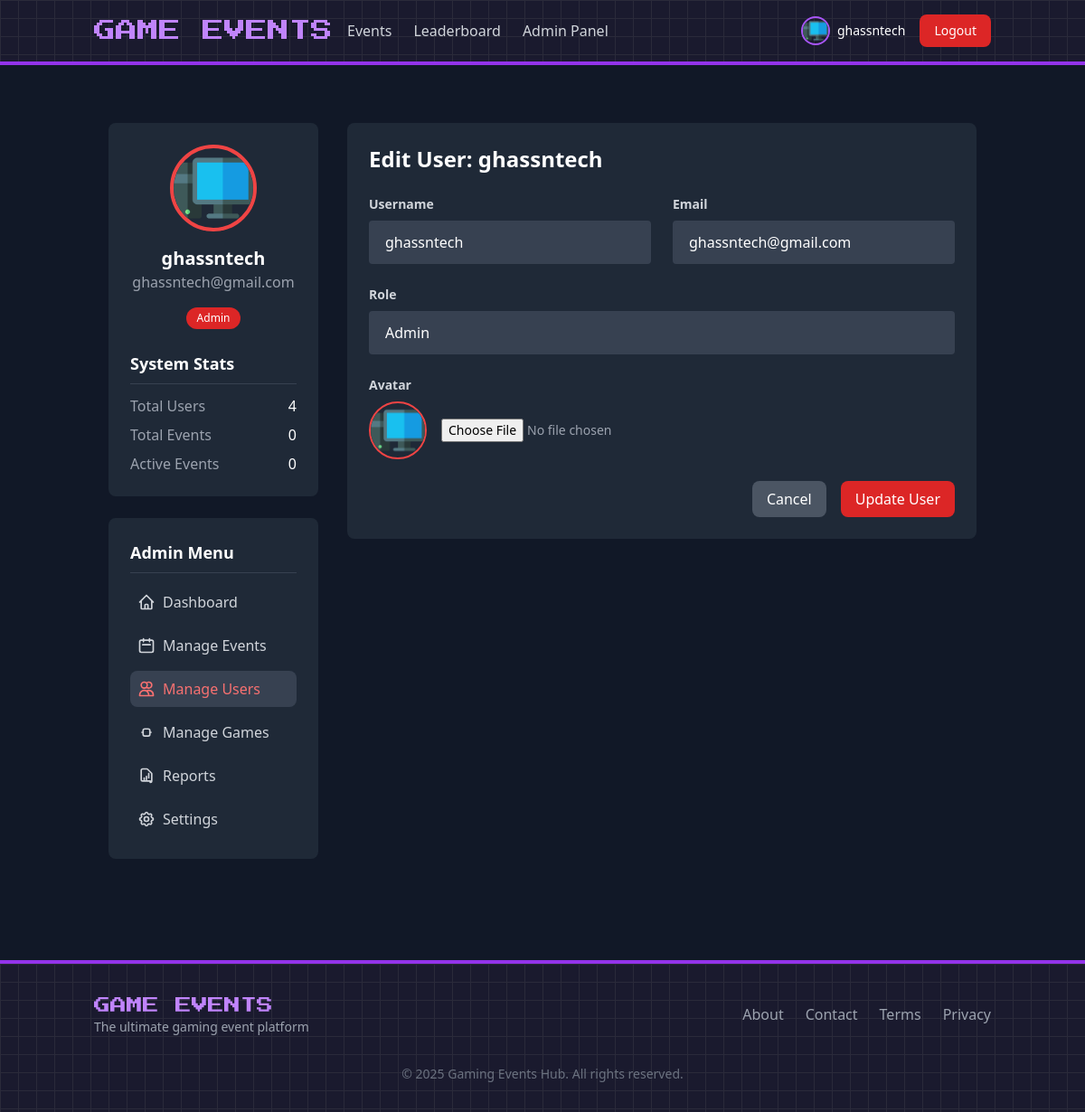
The page /views/admin/users.php?id=5 (signed in) on the database its author committed.
### tables this page shows
CREATE TABLE `users` (
  `id` int(11) NOT NULL,
  `username` varchar(50) NOT NULL,
  `email` varchar(100) NOT NULL,
  `password` varchar(255) NOT NULL,
  `role` enum('admin','player','visitor') DEFAULT 'visitor',
  `avatar` varchar(255) DEFAULT 'default.png',
  `created_at` timestamp NOT NULL DEFAULT current_timestamp(),
  `updated_at` timestamp NOT NULL DEFAULT current_timestamp() ON UPDATE current_timestamp()
);

### models/User.php (called while the page is built, shortened)
<?php
require_once __DIR__ . '/../config/database.php';
class User
{
    private $db;
    public function __construct()
    {
        global $pdo;
        $this->db = $pdo;
    }
    public function getAllUsers()
    {
        $query = 'SELECT id, username, email, role, avatar, created_at FROM users';
        $stmt = $this->db->prepare($query);
        $stmt->execute();
        return $stmt->fetchAll(PDO::FETCH_ASSOC);
    }
    public function getUserById($id)
    {
        $query = 'SELECT * FROM users WHERE id = :id';
        $stmt = $this->db->prepare($query);
        $stmt->bindParam(':id', $id);
        $stmt->execute();
        return $stmt->fetch(PDO::FETCH_ASSOC);
    }
}

### models/Event.php (called while the page is built, shortened)
<?php
require_once __DIR__ . '/../config/database.php';
class Event
{
    private $db;
    public function __construct()
    {
        global $pdo;
        $this->db = $pdo;
    }
    public function getAllEvents($status = null)
    {
        if ($status !== null) {
            $stmt = $this->db->prepare("
                SELECT e.*, g.name AS game_name
                FROM events e
                INNER JOIN games g ON e.game_id = g.id
                WHERE e.status = ?
                ORDER BY e.start_date DESC
            ");
            $stmt->execute([$status]);
            return $stmt->fetchAll();
        } else {
            $stmt = $this->db->query("
                SELECT e.*, g.name AS game_name
                FROM events e
                INNER JOIN games g ON e.game_id = g.id
                ORDER BY e.start_date DESC
            ");
            return $stmt->fetchAll();
        }
    }
}

### views/admin/users.php (the view, shortened to what this page needs)
<?php
$user = new User();
$editUser = null;
if (isset($_GET['id'])) {
    $editUser = $user->getUserById($_GET['id']);
}
?>
<?php include '../../includes/header.php'; ?>
<div class="container mx-auto px-4 py-8">
    <div class="flex flex-col md:flex-row gap-8">
        <?php include 'sidebar.php'; ?>
        <div class="w-full md:w-3/4">
            <?php if (isset($_GET['id'])): ?>
                <div class="bg-gray-800 rounded-lg p-6 mb-6">
                    <h2 class="text-2xl font-bold mb-6">Edit User: <?php echo htmlspecialchars($editUser['username']); ?>
                    </h2>
                    <form action="../../controllers/UserController.php?action=update" method="POST"
                        enctype="multipart/form-data">
                        <div class="grid grid-cols-1 md:grid-cols-2 gap-6 mb-6">
                            <div>
                                <label class="block text-gray-300 text-sm font-bold mb-2" for="username">
                                    Username
                                </label>
                                <input
                                    class="bg-gray-700 appearance-none border-2 border-gray-700 rounded w-full py-3 px-4 text-white leading-tight focus:outline-none focus:border-red-500"
                                    id="username" name="username" type="text" placeholder="Username"
                                    value="<?php echo htmlspecialchars($editUser['username']); ?>" required>
                            </div>
                            <div>
                                <label class="block text-gray-300 text-sm font-bold mb-2" for="email">
                                    Email
                                </label>
                                <input
                                    class="bg-gray-700 appearance-none border-2 border-gray-700 rounded w-full py-3 px-4 text-white leading-tight focus:outline-none focus:border-red-500"
                                    id="email" name="email" type="email" placeholder="Email"
                                    value="<?php echo htmlspecialchars($editUser['email']); ?>" required>
                            </div>
                        </div>
                        <div class="mb-6">
                            <label class="block text-gray-300 text-sm font-bold mb-2" for="role">
                                Role
                            </label>
                            <select
                                class="bg-gray-700 appearance-none border-2 border-gray-700 rounded w-full py-3 px-4 text-white leading-tight focus:outline-none focus:border-red-500"
                                id="role" name="role" required>
                                <option value="admin" <?php echo $editUser['role'] === 'admin' ? 'selected' : ''; ?>>Admin
                                </option>
                            </select>
                        </div>
                        <div class="mb-6">
                            <label class="block text-gray-300 text-sm font-bold mb-2" for="avatar">
                                Avatar
                            </label>
                            <div class="flex items-center space-x-4">
                                <img src="../../assets/images/avatars/<?php echo htmlspecialchars($editUser['avatar']); ?>"
                                    alt="Avatar" class="w-16 h-16 rounded-full border-2 border-red-500">
                                <input type="file" id="avatar" name="avatar" class="text-gray-400 text-sm">
                            </div>
                        </div>
                        <div class="flex justify-end space-x-4">
                            <a href="users.php"
                                class="bg-gray-600 hover:bg-gray-700 text-white px-4 py-2 rounded-lg transition">Cancel</a>
                            <button type="submit"
                                class="bg-red-600 hover:bg-red-700 text-white px-4 py-2 rounded-lg transition">Update
                                User</button>
                        </div>
                    </form>
                </div>
            <?php endif; ?>
        </div>
    </div>
</div>
<?php include '../../includes/footer.php'; ?>

### includes/header.php (shortened to what this page needs)
<?php
require_once __DIR__ . '/../config/database.php';
require_once __DIR__ . '/../models/User.php';
require_once __DIR__ . '/../models/Event.php';
$user = new User();
$isLoggedIn = isset($_SESSION['user_id']);
$currentUser = null;
if ($isLoggedIn) {
    $currentUser = $user->getUserById($_SESSION['user_id']);
}
?>
<!DOCTYPE html>
<html lang="en">
<head>
    <script src="https://cdn.tailwindcss.com"></script>
</head>
<body class="bg-gray-900 text-white min-h-screen">
    <header class="bg-pixel border-b-4 border-purple-600">
        <div class="container mx-auto px-4 py-4">
            <div class="flex justify-between items-center">
                <div class="flex items-center space-x-4">
                    <a href="<?php echo BASE_URL; ?>" class="font-gaming text-2xl text-purple-400 hover:text-purple-300 transition">GAME EVENTS</a>
                    <nav class="hidden md:flex space-x-6">
                        <a href="<?php echo BASE_URL; ?>views/events.php" class="text-gray-300 hover:text-white transition">Events</a>
                        <a href="<?php echo BASE_URL; ?>views/leaderboard.php" class="text-gray-300 hover:text-white transition">Leaderboard</a>
                        <?php if ($isLoggedIn && $currentUser && $currentUser['role'] === 'admin'): ?>
                            <a href="<?php echo BASE_URL; ?>views/admin/dashboard.php" class="text-gray-300 hover:text-white transition">Admin Panel</a>
                        <?php endif; ?>
                    </nav>
                </div>
                <div class="flex items-center space-x-4">
                    <?php if ($isLoggedIn && $currentUser): ?>
                        <div class="flex items-center space-x-2">
                            <img src="<?php echo BASE_URL . 'assets/images/avatars/' . htmlspecialchars($currentUser['avatar'] ?? 'default.png'); ?>"
                                 alt="Avatar" class="w-8 h-8 rounded-full border-2 border-purple-500">
                            <span class="text-sm"><?php echo htmlspecialchars($currentUser['username']); ?></span>
                        </div>
                        <a href="<?php echo BASE_URL; ?>views/auth/logout.php" class="bg-red-600 hover:bg-red-700 px-4 py-2 rounded-lg text-sm font-medium transition">Logout</a>
                    <?php endif; ?>
                </div>
            </div>
        </div>
    </header>
    <main class="container mx-auto px-4 py-8">

### views/admin/sidebar.php (shortened to what this page needs)
<?php
require_once __DIR__ . '/../../bootstrap.php';
require_once __DIR__ . '/../../models/User.php';
require_once __DIR__ . '/../../models/Event.php';
$currentPage = basename($_SERVER['PHP_SELF']);
$user = new User();
$event = new Event();
$userCount = count($user->getAllUsers());
$eventCount = count($event->getAllEvents());
$activeEventCount = count(array_filter($event->getAllEvents(), function ($e) {
    return $e['status'] === 'upcoming' || $e['status'] === 'ongoing';
}));
?>
<div class="w-full md:w-1/4">
    <div class="bg-gray-800 rounded-lg p-6 mb-6">
        <div class="flex flex-col items-center">
            <img src="<?php echo htmlspecialchars(BASE_URL . 'assets/images/avatars/' . ($currentUser['avatar'] ?? 'default.png')); ?>"
                alt="Admin Avatar" class="w-24 h-24 rounded-full border-4 border-red-500 mb-4">
            <h3 class="text-xl font-bold"><?php echo htmlspecialchars($currentUser['username']); ?></h3>
            <p class="text-gray-400 mb-4"><?php echo htmlspecialchars($currentUser['email']); ?></p>
            <span class="bg-red-600 text-white px-3 py-1 rounded-full text-xs">Admin</span>
        </div>
        <div class="mt-6">
            <h4 class="text-lg font-semibold mb-3 border-b border-gray-700 pb-2">System Stats</h4>
            <div class="space-y-2">
                <div class="flex justify-between">
                    <span class="text-gray-400">Total Users</span>
                    <span class="font-medium"><?php echo $userCount; ?></span>
                </div>
                <div class="flex justify-between">
                    <span class="text-gray-400">Total Events</span>
                    <span class="font-medium"><?php echo $eventCount; ?></span>
                </div>
                <div class="flex justify-between">
                    <span class="text-gray-400">Active Events</span>
                    <span class="font-medium"><?php echo $activeEventCount ?? ""; ?></span>
                </div>
            </div>
        </div>
    </div>
    <div class="bg-gray-800 rounded-lg p-6">
        <h4 class="text-lg font-semibold mb-3 border-b border-gray-700 pb-2">Admin Menu</h4>
        <ul class="space-y-2">
            <li>
                <a href="<?php echo BASE_URL; ?>views/admin/dashboard.php"
                    class="<?php echo $currentPage === 'dashboard.php' ? 'text-red-400' : 'text-gray-300'; ?> hover:text-white transition flex items-center space-x-2 p-2 rounded-lg <?php echo $currentPage === 'dashboard.php' ? 'bg-gray-700' : ''; ?>">
                    <svg class="w-5 h-5" fill="none" stroke="currentColor" viewBox="0 0 24 24">
                        <path stroke-linecap="round" stroke-linejoin="round" stroke-width="2"
                            d="M3 12l2-2m0 0l7-7 7 7M5 10v10a1 1 0 001 1h3m10-11l2 2m-2-2v10a1 1 0 01-1 1h-3m-6 0a1 1 0 001-1v-4a1 1 0 011-1h2a1 1 0 011 1v4a1 1 0 001 1m-6 0h6" />
                    </svg>
                    <span>Dashboard</span>
                </a>
            </li>
            <li>
                <a href="<?php echo BASE_URL; ?>views/admin/events.php"
                    class="<?php echo $currentPage === 'events.php' ? 'text-red-400' : 'text-gray-300'; ?> hover:text-white transition flex items-center space-x-2 p-2 rounded-lg <?php echo $currentPage === 'events.php' ? 'bg-gray-700' : ''; ?>">
                    <svg class="w-5 h-5" fill="none" stroke="currentColor" viewBox="0 0 24 24">
                        <path stroke-linecap="round" stroke-linejoin="round" stroke-width="2"
                            d="M8 7V3m8 4V3m-9 8h10M5 21h14a2 2 0 002-2V7a2 2 0 00-2-2H5a2 2 0 00-2 2v12a2 2 0 002 2z" />
                    </svg>
                    <span>Manage Events</span>
                </a>
            </li>
            <li>
                <a href="<?php echo BASE_URL; ?>views/admin/users.php"
                    class="<?php echo $currentPage === 'users.php' ? 'text-red-400' : 'text-gray-300'; ?> hover:text-white transition flex items-center space-x-2 p-2 rounded-lg <?php echo $currentPage === 'users.php' ? 'bg-gray-700' : ''; ?>">
                    <svg class="w-5 h-5" fill="none" stroke="currentColor" viewBox="0 0 24 24">
                        <path stroke-linecap="round" stroke-linejoin="round" stroke-width="2"
                            d="M12 4.354a4 4 0 110 5.292M15 21H3v-1a6 6 0 0112 0v1zm0 0h6v-1a6 6 0 00-9-5.197M13 7a4 4 0 11-8 0 4 4 0 018 0z" />
                    </svg>
                    <span>Manage Users</span>
                </a>
            </li>
            <li>
                <a href="<?php echo BASE_URL; ?>views/admin/games.php"
                    class="<?php echo $currentPage === 'games.php' ? 'text-red-400' : 'text-gray-300'; ?> hover:text-white transition flex items-center space-x-2 p-2 rounded-lg <?php echo $currentPage === 'games.php' ? 'bg-gray-700' : ''; ?>">
                    <span>Manage Games</span>
                </a>
            </li>
            <li>
                <a href="<?php echo BASE_URL; ?>views/admin/reports.php"
                    class="<?php echo $currentPage === 'reports.php' ? 'text-red-400' : 'text-gray-300'; ?> hover:text-white transition flex items-center space-x-2 p-2 rounded-lg <?php echo $currentPage === 'reports.php' ? 'bg-gray-700' : ''; ?>">
                    <svg class="w-5 h-5" fill="none" stroke="currentColor" viewBox="0 0 24 24">
                        <path stroke-linecap="round" stroke-linejoin="round" stroke-width="2"
                            d="M9 17v-2m3 2v-4m3 2v-6m2 10H7a2 2 0 01-2-2V5a2 2 0 012-2h5.586a1 1 0 01.707.293l5.414 5.414a1 1 0 01.293.707V19a2 2 0 01-2 2z" />
                    </svg>
                    <span>Reports</span>
                </a>
            </li>
            <li>
                <a href="<?php echo BASE_URL; ?>views/admin/settings.php"
                    class="<?php echo $currentPage === 'settings.php' ? 'text-red-400' : 'text-gray-300'; ?> hover:text-white transition flex items-center space-x-2 p-2 rounded-lg <?php echo $currentPage === 'settings.php' ? 'bg-gray-700' : ''; ?>">
                    <span>Settings</span>
                </a>
            </li>
        </ul>
    </div>
</div>

### includes/header.php (style rules this page uses)
.font-gaming { font-family: 'Press Start 2P', cursive; }
.bg-pixel { background-color: #1a1a2e; background-image: linear-gradient(#2a2a3a 1px, transparent 1px), linear-gradient(90deg, #2a2a3a 1px, transparent 1px); background-size: 20px 20px; }

### rows shown on the page
users: avatar (picture), username "ghassntech", email "ghassntech@gmail.com", role "Admin"

### other values the page prints
$userCount "4"
$eventCount "0"
$activeEventCount "0"
